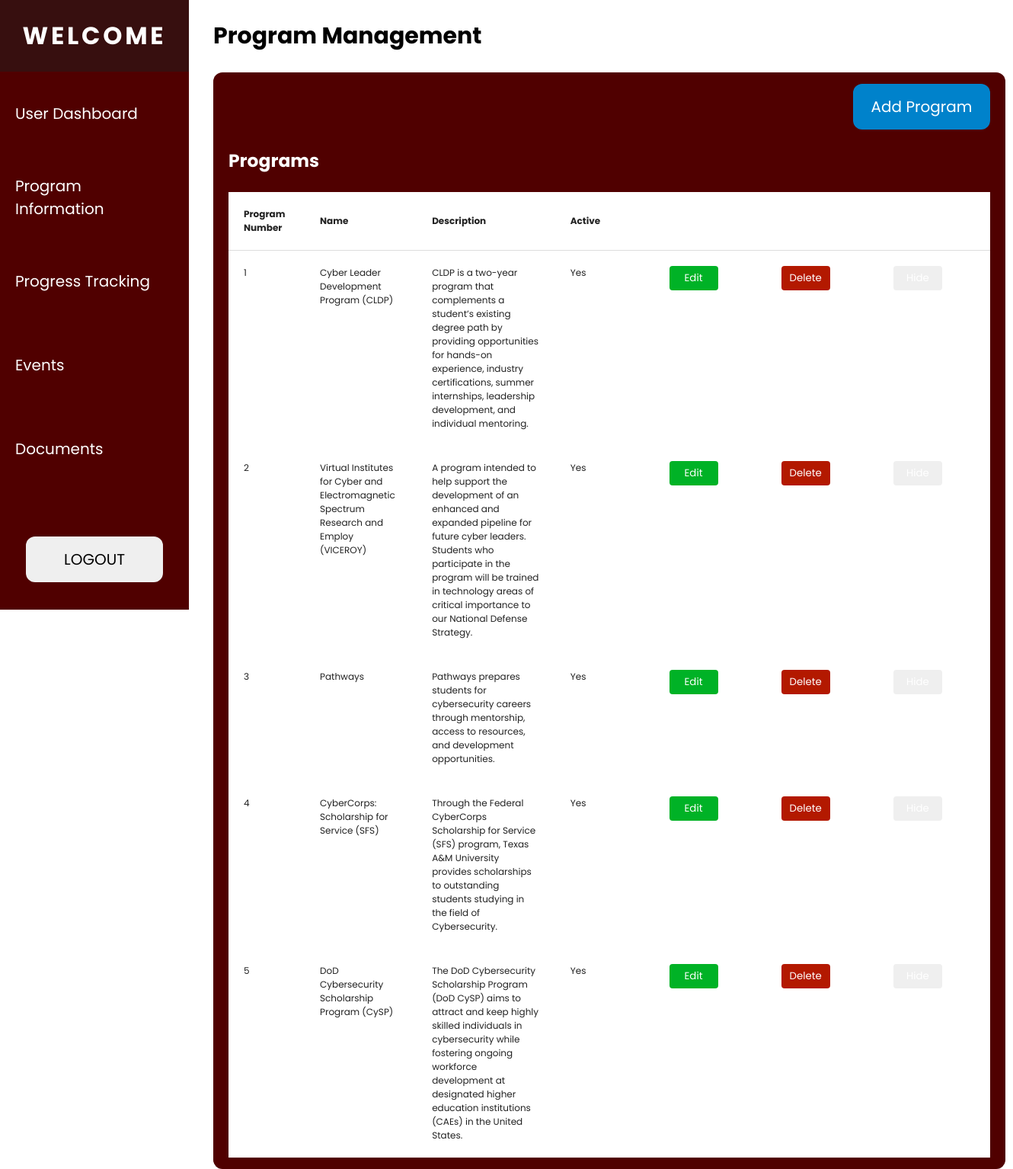
/pages/program_management.php (signed in), run on an earlier commit of the app's database.
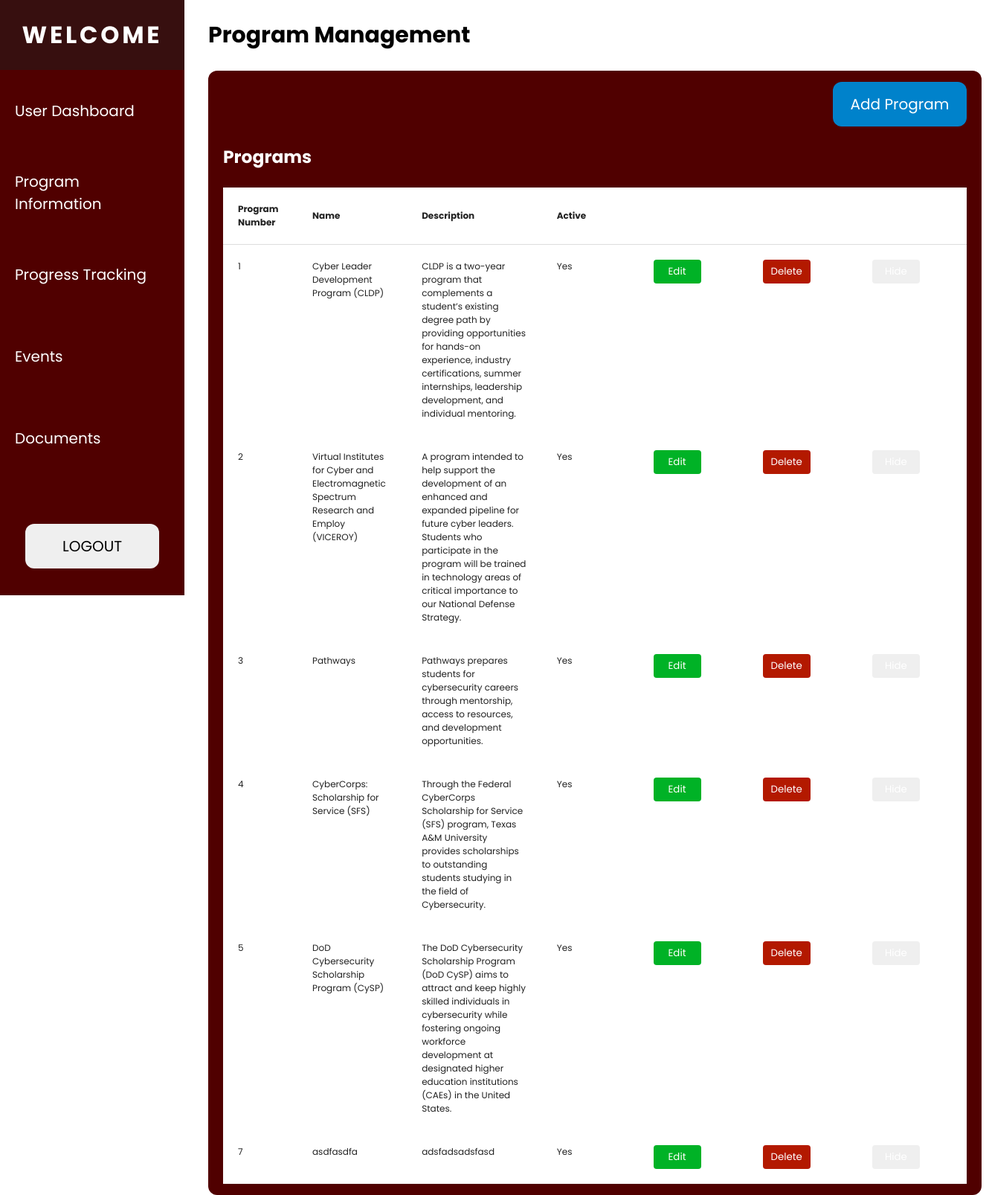
And on a later commit of the database.
### tables this page shows
CREATE TABLE `programs` (
  `Program_Num` int(11) NOT NULL,
  `Name` varchar(255) NOT NULL,
  `Description` varchar(255) NOT NULL,
  `IsActive` tinyint(4) DEFAULT 1
);

### pages/program_management.php (the view, shortened to what this page needs)
<?php
include '../assets/user_admin_header.php';
include '../assets/navbar.php';
include_once '../includes/dbh.inc.php';
?>
<!DOCTYPE html>
<html lang="en">
<head>
</head>
<div class="main-container margin-left-280">
    <div class="header">
        <h2>Program Management</h2>
    </div>
    <div class="table-wrapper">
        <div class="flex flex-col align-end min-width-180">
            <button class="add-btn" onclick="window.location.href='add_program.php'">Add Program</button>
        </div>
        <h3>Programs</h3>
        <?php
            $stmt = $conn->prepare("SELECT * FROM Programs");
            $stmt->execute();
            $result = $stmt->get_result();
        ?>
        <div class="table-container">
            <table id="programTable">
                <thead>
                    <tr>
                        <th class="program-number">Program Number</th>
                        <th>Name</th>
                        <th>Description</th>
                        <th>Active</th>
                        <th class="hidden">.</th>
                        <th class="hidden">.</th>
                        <th class="hidden">.</th>
                    </tr>
                </thead>
                <tbody>
                    <?php
                    if (mysqli_num_rows($result) > 0) {
                        while ($row = mysqli_fetch_assoc($result)) {
                            $activeStatus = $row['IsActive'] ? 'Yes' : 'No';
                            ?>
                            <tr>
                                <td><?php echo htmlspecialchars($row['Program_Num']); ?></td>
                                <td><?php echo htmlspecialchars($row['Name']); ?></td>
                                <td class="description"><?php echo htmlspecialchars($row['Description']); ?></td>
                                <td><?php echo $activeStatus; ?></td>
                                <td>
                                    <button onclick="location.href='add_program.php?Program_Num=<?php echo $row['Program_Num']; ?>'" class="table-btn edit-btn">Edit</button>
                                </td>
                                <td>
                                    <form action="../includes/process_program.php" method="POST">
                                        <button type="submit" name="delete_program" class="table-btn delete-btn" onclick="return confirm('Are you sure you want to delete this program?');">Delete</button>
                                    </form>
                                </td>
                                <td>
                                    <form action="../includes/process_program.php" method="POST">
                                        <button type="submit" name="hide_program" class="table-btn"><?php echo $row['IsActive'] ? 'Hide' : 'Show'; ?></button>
                                    </form>
                                </td>
                            </tr>
                            <?php
                        }
                    } else {
                        echo "<tr><td colspan='7'>No programs found.</td></tr>";
                    }
                    ?>
                </tbody>
            </table>
        </div>
    </div>
</div>

### assets/user_admin_header.php (shortened to what this page needs)
<!DOCTYPE html>
<html>
    <head>
        <link rel="stylesheet" href="../css/navbar.css">
        <link rel="stylesheet" href="../css/modal.css">
        <link rel="stylesheet" href="../css/style.css">
    </head>
    <body>

### assets/navbar.php (shortened to what this page needs)
<nav class="navbar">
        <ul class="navbar-nav">
            <li class="welcome-wrapper">
                <a href="../pages/admin_dashboard.php" class="welcome">WELCOME</a>
            </li>
        <li class="nav-item">
            <a href="../pages/user_admin.php" class="nav-link" >User Dashboard</a>
        </li>
        <li class="nav-item">
            <a href="../pages/program_management.php" class="nav-link">Program Information</a>
        </li>
        <li class="nav-item">
            <a href="#" class="nav-link">Progress Tracking</a>
        </li>
        <li class="nav-item">
            <a href="../pages/event_admin.php" class="nav-link">Events</a>
        </li>
        <li class="nav-item">
            <a href="../pages/documents_admin.php" class="nav-link">Documents</a>
        </li>
        <li class="nav-item">
            <div class="btn-wrapper">
                <form action="../includes/logout.php" method="post">
                    <button type="submit" class="logout-btn">LOGOUT</button>
                </form>
            </div>
    </ul>
</nav>

### css/navbar.css (style rules this page uses)
body { margin: 0; padding: 0; font-family: 'Poppins', sans-serif; }
.navbar { margin: 0; padding: 0; position: fixed; top: 0; width: 248px; height: 100vh; background-color: #500000; }
.welcome { font-weight: bold; font-size: 32px; text-decoration: none; color: white; }
.welcome-wrapper { height: 94px; width: 100%; display: flex; flex-direction: column; align-items: center; justify-content: center; background: rgba(30, 30, 30, 0.50); letter-spacing: 0.3ch; }
.navbar-nav { list-style: none; padding: 0; margin: 0; display: flex; flex-direction: column; align-items: center; height: 100%; font-size: 20px; }
.nav-item { width: 100%; }
.nav-link { text-decoration: none; display: flex; align-items: center; height: 70px; color: white; padding: 20px; }
.btn-wrapper { top: 100%; position: relative; width: 100%; display: flex; flex-direction: column; align-items: center; justify-content: flex-end; }
.logout-btn { border: none; font-family: 'Poppins', sans-serif; width: 180px; height: 60px; border-radius: 12px; display: flex; align-items: center; justify-content: center; font-size: 20px; }

### css/modal.css (style rules this page uses)
* { font-family: 'Poppins', sans-serif; }

### css/style.css (style rules this page uses)
.main-container { margin: 0; padding: 0; font-family: 'Poppins', sans-serif; font-size: 20px; color: black; }
.margin-left-280 { margin-left: 280px; }
.add-btn { border: none; font-family: 'Poppins', sans-serif; width: 180px; height: 60px; border-radius: 12px; display: flex; align-items: center; justify-content: center; font-size: 20px; background-color: #0082CB; color: white; transition: 0.1s; cursor: pointer }
.header { display: flex; justify-content: space-between; align-items: center; padding-right: 35px; }
.table-wrapper { background-color: #500000; padding: 15px 20px; margin-right: 35px; border-radius: 12px; color: white; min-width: 1000px; }
.min-width-180 { min-width: 180px; }
.flex { display: flex; }
.flex-col { flex-direction: column; }
.align-end { align-items: flex-end; }
a { text-decoration: none; }
table { border-collapse: collapse; width: 100%; }
td, th { text-align: left; font-size: 12px; background-color: white; padding: 20px; color: #222222; }
th { border-bottom: 1px solid #ddd; }
.hidden { color: white; }
.table-container { overflow-x: auto; max-width: 1600px; }
.table-btn { width: 64px; height: 32px; padding: 6px 12px; color: #fff; border: none; border-radius: 4px; cursor: pointer; transition: 0.1s; display: flex; justify-content: center; }
.edit-btn { background-color: #00B226; text-align: center }
.delete-btn { background-color: #B31900; text-align: center }
.table-container table td { word-wrap: break-word; white-space: normal; vertical-align: top; max-width: 50px; }

### pages/program_management.php (style rules this page uses)
.program-number { width: 10%; }

What changed in the data, as far as the page shows it:
added programs: Program_Num "7", Name "asdfasdfa", Description "adsfadsadsfasd", IsActive "Yes"
